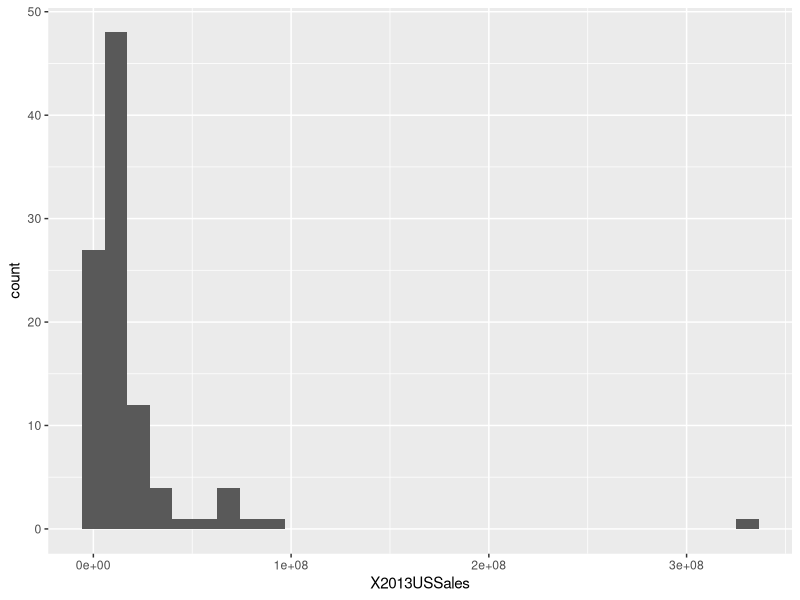
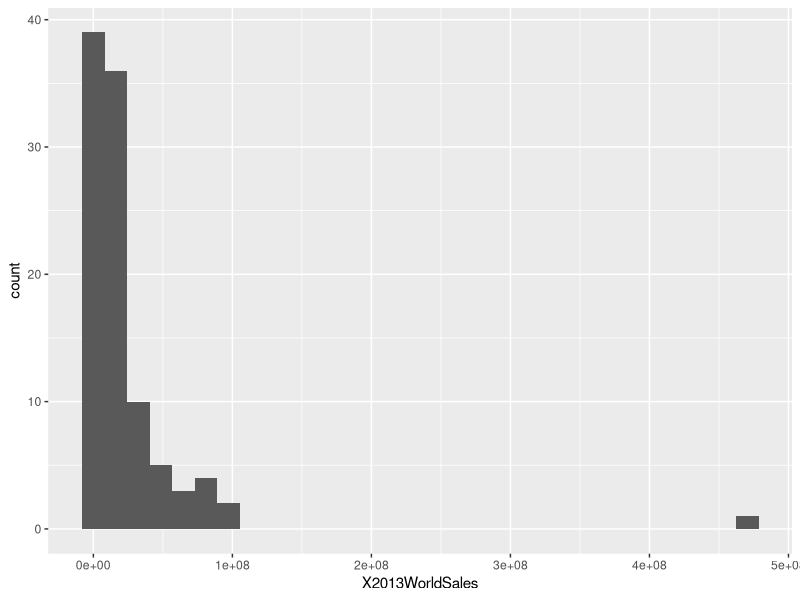
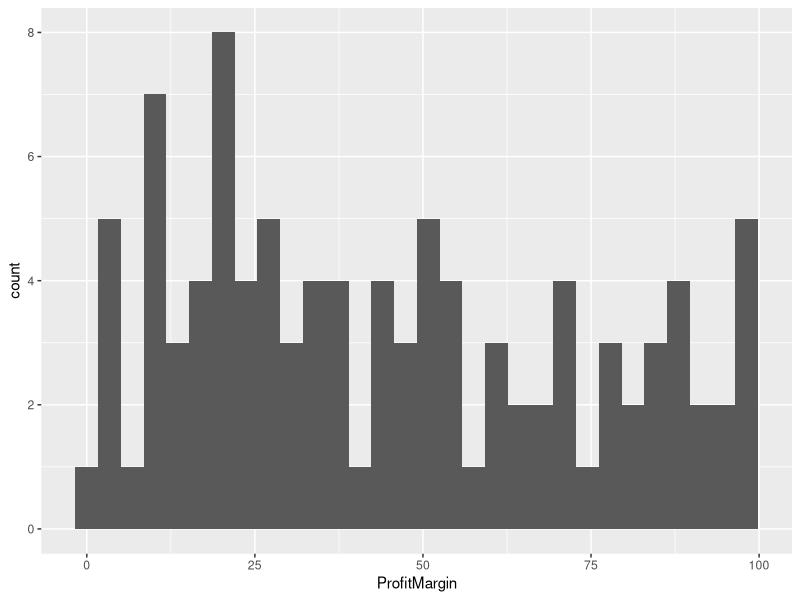

Source code (R) for these figures, in order:
## ---- chunk 1
library(tidyverse)

crp <- read_csv("./crp.csv", na = "-") %>% 
  # parte correctly the money info
  mutate(X2013USSales    = parse_number(X2013USSales   ), 
         X2013WorldSales = parse_number(X2013WorldSales))

crp %>% 
  head()

# what is in the "Relatiler"?
crp %>% 
  count(Retailer, sort = T)

## ---- chunk 2
# what is in the Program Name
crp %>% 
  count(ProgramName, sort=T)

# why there is programs names with 2 counts?
crp %>% 
  add_count(ProgramName) %>% 
  filter(n==2) %>% 
  View()

## ---- chunk 3
crp %>% 
  ggplot(aes(x=X2013USSales)) +
  geom_histogram()

crp %>% 
  count(X2013USSales, sort = T)

crp %>% 
  ggplot(aes(x=X2013WorldSales)) +
  geom_histogram()

## ---- chunk 4

summary(crp$X2013USSales)
crp %>% filter(X2013USSales==max(X2013USSales))

summary(crp$X2013WorldSales)
crp %>% filter(X2013WorldSales==max(X2013WorldSales))

## ---- chunk 5
crp %>% 
  count(Industry,sort=T)

crp %>% 
  count(Reward, order=T)

## ---- chunk 6
crp %>% 
  ggplot(aes(ProfitMargin)) +
  geom_histogram()
## ---- chunk 7

crp %>% 
  sapply(function(x) sum(is.na(x)))

## ---- chunk 8
crp %>%
  count(Reward, sort=T)
